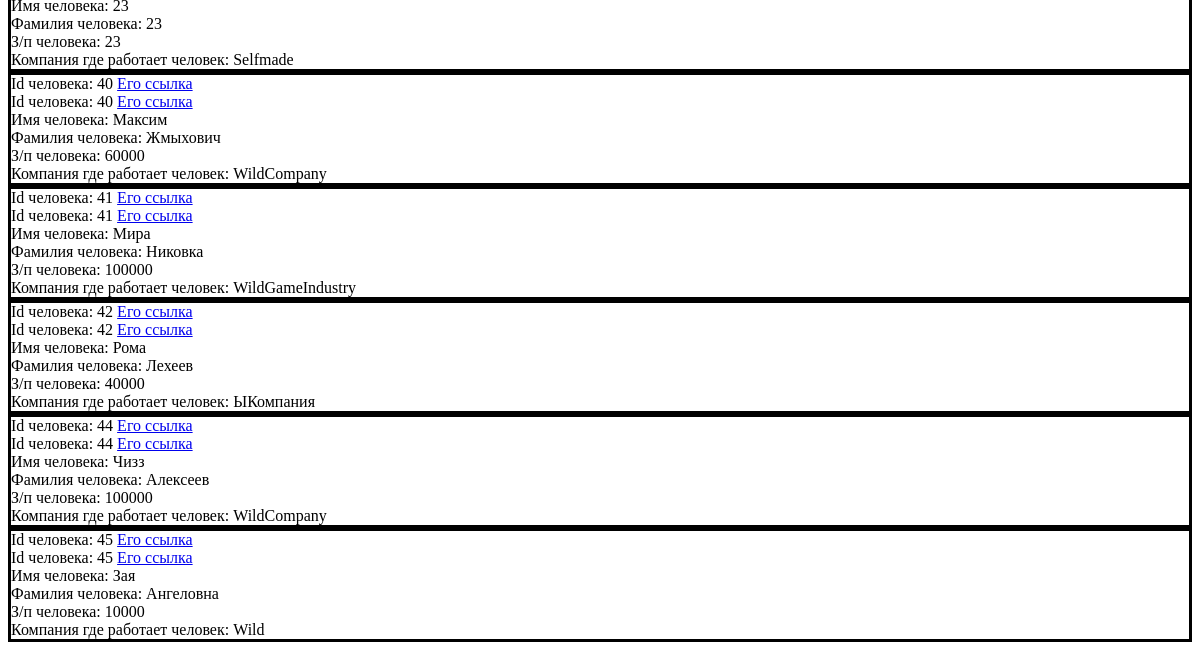
/ (lower part), run on an earlier commit of the app's database.
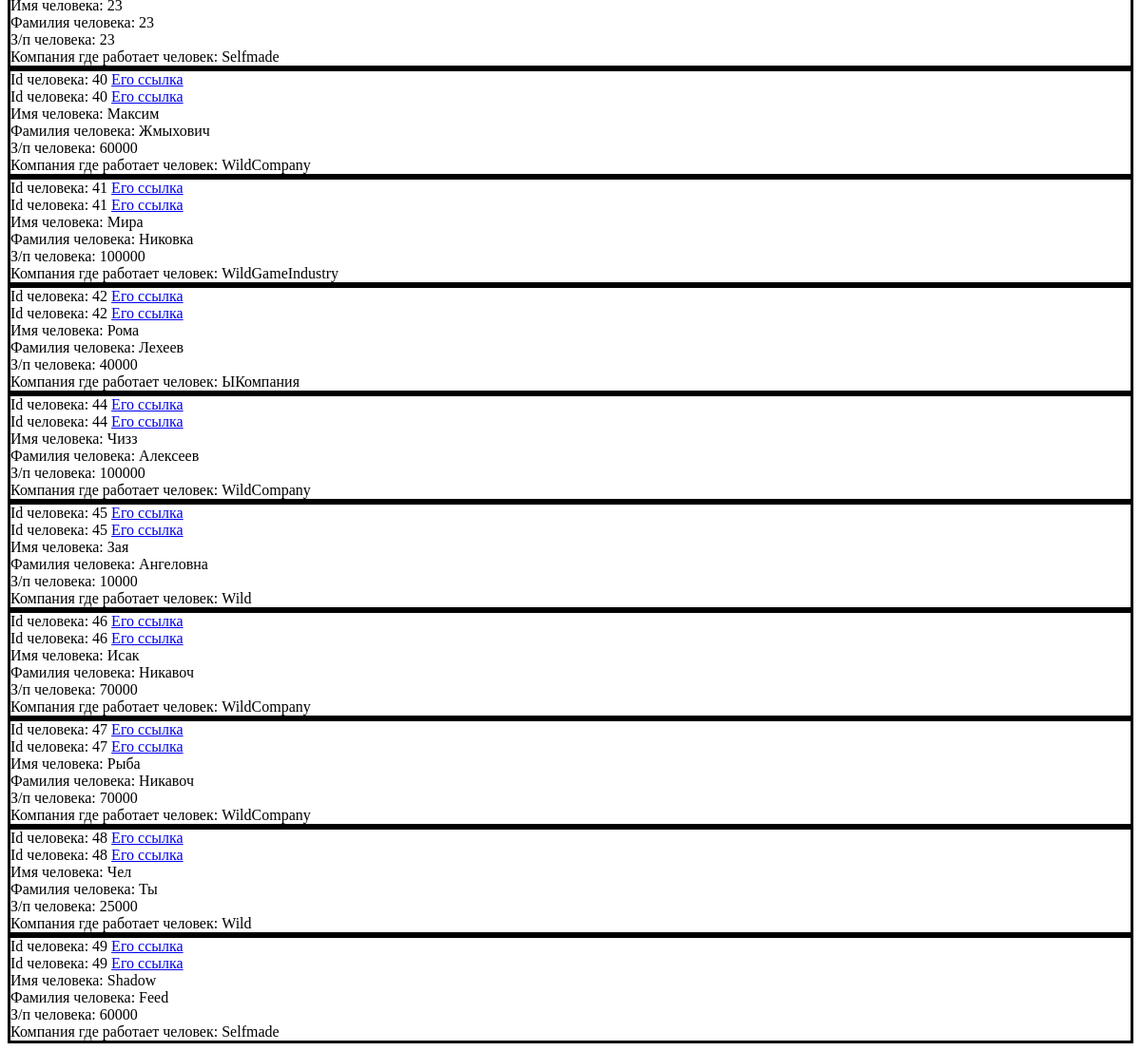
And on a later commit of the database.
### Myapp1/models.py (models this page shows, shortened)
class Person(models.Model):
    first_name = models.CharField(max_length=30, blank=False)
    last_name = models.CharField(max_length=30, blank=False)
    salary = models.IntegerField(default=25000, blank=False)
    company = models.CharField(max_length=25)
    user = models.ForeignKey(User, verbose_name='Пользователь', default=2, on_delete=models.CASCADE )
    def get_absolute_url(self):
        return reverse('persons', kwargs={'personsid': self.pk})

### Myapp1/views.py (the view)
# urls.py: path('', MainPage, name='home'),
def MainPage(request):
    users_info = Person.objects.all()
    title = "MainPage"
    return render(request, 'MainPage.html', locals())

### templates/MainPage.html (shortened to what this page needs)
{% extends 'base.html'%}
{% block content %}
<a href="http://127.0.0.1:8000/usercreate/">Ссылка на users-create</a><br>
{% for i in users_info %}
<tr class='success'> <div class="users-info">
    <td>Id человека: {{ i.id }} <a href="{% url 'persons' i.id %}">Его ссылка</a></td><br>
    <td>Id человека: {{ i.id }} <a href="{{ i.get_absolute_url }}">Его ссылка</a></td><br>
    <td>Имя человека: {{ i.first_name }}</td><br>
    <td>Фамилия человека: {{ i.last_name }}</td><br>
    <td>З/п человека: {{ i.salary }}</td><br>
    <td>Компания где работает человек: {{ i.company }}</td><br>
</tr></div>
    {% endfor %}
{% endblock %}

What changed in the data, as far as the page shows it:
added Person: id "46", first_name "Исак", last_name "Никавоч", salary "70000", company "WildCompany"
added Person: id "47", first_name "Рыба", last_name "Никавоч", salary "70000", company "WildCompany"
added Person: id "48", first_name "Чел", last_name "Ты", salary "25000", company "Wild"
added Person: id "49", first_name "Shadow", last_name "Feed", salary "60000", company "Selfmade"
